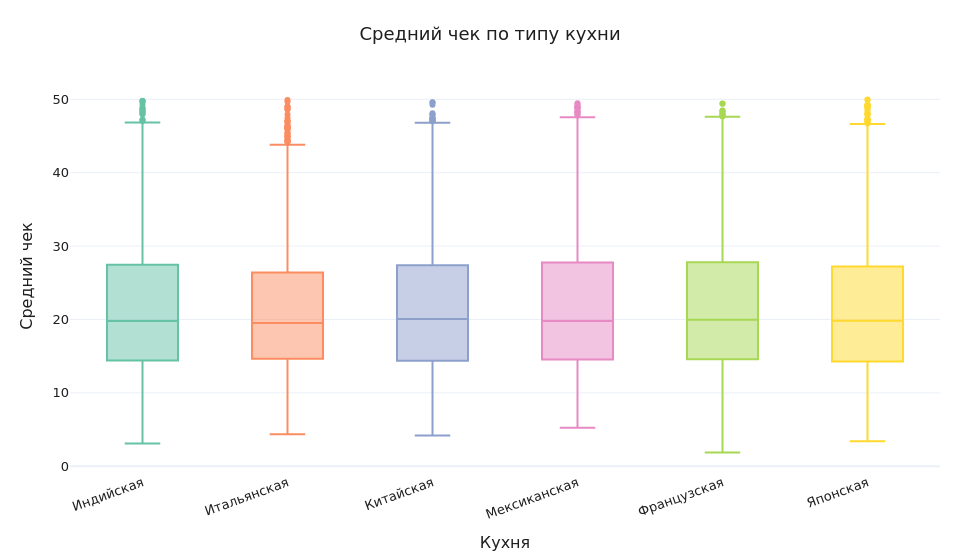

The code cell stored with this chart in its notebook:
### Markdown cell above
Чтобы проверить, отличается ли средний чек кухонь, строим ящики Plotly. Это перенос ящика «оценка критиков по жанрам» на единственную категорию файла и на признак чека. Рейтинг по кухням уже показан в Seaborn, здесь другой признак, чтобы две библиотеки не дублировали один и тот же график.

### Code cell
fig = go.Figure()
for cuisine in CUISINE_ORDER:
    part = base_ru.loc[base_ru["Кухня"] == cuisine, "Средний чек"]
    fig.add_trace(go.Box(
        y=part,
        name=cuisine,
        marker_color=PALETTE[cuisine],
        line_color=PALETTE[cuisine],
        boxpoints="outliers",
        showlegend=False,
    ))
apply_layout(fig, "Средний чек по типу кухни", "Кухня", "Средний чек")
fig.update_xaxes(categoryorder="array", categoryarray=CUISINE_ORDER, tickangle=-20)
save_plotly(fig, "09-check-by-cuisine")

### Figure 1 — Plotly figure (JSON) as saved in the notebook; plotly's stock layout.template omitted (floating-point values rounded to 4 significant figures; data arrays with more than 128 entries replaced by an {"elided": "..."} marker saying what was removed)
{"data": [{"boxpoints": "outliers", "line": {"color": "#66c2a5"}, "marker": {"color": "#66c2a5"}, "name": "Индийская", "showlegend": false, "type": "box", "y": {"elided": "1538 float values"}}, {"boxpoints": "outliers", "line": {"color": "#fc8d62"}, "marker": {"color": "#fc8d62"}, "name": "Итальянская", "showlegend": false, "type": "box", "y": {"elided": "1448 float values"}}, {"boxpoints": "outliers", "line": {"color": "#8da0cb"}, "marker": {"color": "#8da0cb"}, "name": "Китайская", "showlegend": false, "type": "box", "y": {"elided": "1464 float values"}}, {"boxpoints": "outliers", "line": {"color": "#e78ac3"}, "marker": {"color": "#e78ac3"}, "name": "Мексиканская", "showlegend": false, "type": "box", "y": {"elided": "1535 float values"}}, {"boxpoints": "outliers", "line": {"color": "#a6d854"}, "marker": {"color": "#a6d854"}, "name": "Французская", "showlegend": false, "type": "box", "y": {"elided": "1521 float values"}}, {"boxpoints": "outliers", "line": {"color": "#ffd92f"}, "marker": {"color": "#ffd92f"}, "name": "Японская", "showlegend": false, "type": "box", "y": {"elided": "1591 float values"}}], "layout": {"font": {"color": "#1f1f1f", "family": "DejaVu Sans", "size": 13}, "height": 560, "margin": {"b": 80, "l": 70, "r": 40, "t": 80}, "title": {"text": "Средний чек по типу кухни", "x": 0.5, "xanchor": "center"}, "width": 980, "xaxis": {"categoryarray": ["Индийская", "Итальянская", "Китайская", "Мексиканская", "Французская", "Японская"], "categoryorder": "array", "tickangle": -20, "title": {"text": "Кухня"}}, "yaxis": {"title": {"text": "Средний чек"}}}}
